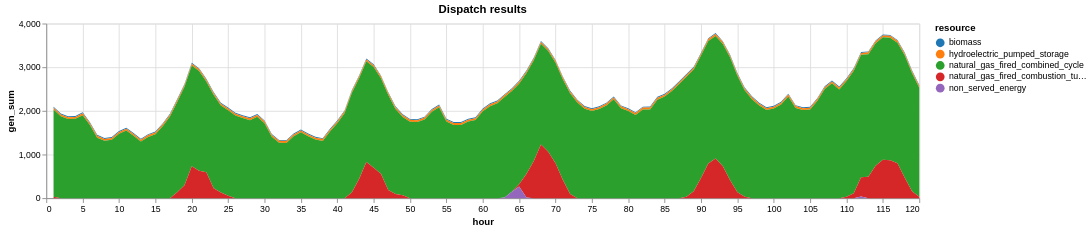

Notebook cell for this chart:
### Markdown cell above
We predict that the reserves policy would perform best because it plans to cover a 5% increase in net load, and therefore would have the least amount of non-served energy. We predict a deterministic policy would perform the worst, because it does not consider variation in load (therefore, performing poorly when load is slightly different/higher for the following days). A stochastic policy would perform somewhere in between the other two policies, because it has scenarios that accounts for some variation/uncertainty (+/- 5%) in the deterministic load.

### Code cell
# A simulator!

# initialize outputs
contribution_total = 0.0
policy_results = DataFrame(day=Int[], predicted_cost = Float64[], actual_cost_total = Float64[], actual_cost_nse = Float64[])
dispatch_results=DataFrame(resource=String[],hour=Int64[],gen_sum=Float64[])

# re-define dynamic state variable in case we run this multiple times
state_variable_dynamic = Dict(
    "net_load_previous_day" => net_load_for_simulation[1:24,:]
    ) ;

for day in 1:5

    println("Day is $day")

    net_load_previous_day = state_variable_dynamic["net_load_previous_day"]
    
    load_scenarios_for_reserves_UC = hcat(net_load_previous_day.demand,net_load_previous_day.demand*0.95,net_load_previous_day.demand*1.05)

    reserves_UC_solution = unit_commitment_reserves(
        state_variable_static["gen_df"],
        net_load_previous_day,
        0.01,
        state_variable_static["nse_cost"],
        0.05
        );    

    # decision variable = set of commitment decisions
    x_G_t = reserves_UC_solution.commit

    # we also record the start cost, which we know in advance because our commitment schedule is now known.
    start_cost = reserves_UC_solution.start_cost

    #### ...... 24 hours later ...... ####

    # Initialize dict for exogenous information. This will consist of both the actual net load, and the dispatch results.
    W_tplus1 = Dict()

    # Let's get the net load that actually occurred. This is part of our exogenous information.
    time_current_day = (day*24+1):((day+1)*24)
    net_load_actual = copy(net_load_for_simulation[in.(net_load_for_simulation.hour,Ref(time_current_day)),:])
    net_load_actual.hour = 1:24
    W_tplus1["net_load_actual"] = net_load_actual

    # Now we run economic dispatch on this actual net load to see how our commitment decisions performed. We add the actual energy and NSE cost to our exogenous information.

    economic_dispatch_solution = economic_dispatch(
        state_variable_static["gen_df"],
        net_load_actual,
        0.01,
        x_G_t,
        state_variable_static["nse_cost"]
        );

    W_tplus1["energy_cost_actual"] = economic_dispatch_solution.energy_cost
    W_tplus1["nse_cost_actual"] = economic_dispatch_solution.nse_cost

    # We also record the dispatch so we can see what happened.
    sol_gen = combine(groupby(innerjoin(economic_dispatch_solution.gen, state_variable_static["gen_df"][!, [:r_id, :resource]], on = :r_id),[:resource, :hour]), :gen => sum)
    append!(sol_gen, DataFrame(resource = repeat(["non_served_energy"]; outer=24), hour = 1:24,gen_sum = economic_dispatch_solution.nse))
    sol_gen.hour .= sol_gen.hour .+ 24*(day-1)
    dispatch_results=vcat(dispatch_results,sol_gen)

    # Now we run our transition function, which in this case is very simple: updating the previous day's net load for our next decision.
    state_variable_dynamic["net_load_previous_day"] = net_load_actual

    # Finally we record our "contributions", which are the start costs (which we knew in advance), the actual energy costs, and the actual nse costs.
    contribution_total += start_cost + W_tplus1["energy_cost_actual"] + W_tplus1["nse_cost_actual"]

    # We also record our relevant results to our policy results dataframe
    new_row = (
        day=day,
        predicted_cost=reserves_UC_solution.cost,
        actual_cost_total=start_cost + W_tplus1["energy_cost_actual"] + W_tplus1["nse_cost_actual"],
        actual_cost_nse=W_tplus1["nse_cost_actual"]
        )
        
    push!(policy_results,new_row)

end

# Now we plot the results of our policy
p1=plot(policy_results.day,policy_results.predicted_cost,label="Predicted cost",xlabel="Day",ylabel="Cost (\$)",title="Policy results: Reserves UC",legend = :outerright,size = (800, 300))
plot!(p1,policy_results.day,policy_results.actual_cost_total,label="Actual cost")
plot!(p1,policy_results.day,policy_results.actual_cost_nse,label="NSE cost (subset of actual cost)")
display(p1)

plot2=dispatch_results |>
@vlplot(:area, 
    x=:hour, y={:gen_sum, stack=:zero}, 
    color={"resource:n", scale={scheme="category10"}},width=1000,title="Dispatch results")
display(plot2)

### Figure 1 — Vega specification as saved in the notebook (floating-point values rounded to 4 significant figures; data arrays with more than 128 entries replaced by an {"elided": "..."} marker saying what was removed)
{"$schema": "https://vega.github.io/schema/vega/v5.json", "axes": [{"aria": false, "domain": false, "grid": true, "gridScale": "y", "labels": false, "maxExtent": 0, "minExtent": 0, "orient": "bottom", "scale": "x", "tickCount": {"signal": "ceil(width/40)"}, "ticks": false, "zindex": 0}, {"aria": false, "domain": false, "grid": true, "gridScale": "x", "labels": false, "maxExtent": 0, "minExtent": 0, "orient": "left", "scale": "y", "tickCount": {"signal": "ceil(height/40)"}, "ticks": false, "zindex": 0}, {"grid": false, "labelFlush": true, "labelOverlap": true, "orient": "bottom", "scale": "x", "tickCount": {"signal": "ceil(width/40)"}, "title": "hour", "zindex": 0}, {"grid": false, "labelOverlap": true, "orient": "left", "scale": "y", "tickCount": {"signal": "ceil(height/40)"}, "title": "gen_sum", "zindex": 0}], "background": "white", "data": [{"name": "source_0", "values": {"elided": "600 records"}}, {"name": "data_0", "source": "source_0", "transform": [{"as": "hour", "expr": "toNumber(datum[\"hour\"])", "type": "formula"}, {"field": "gen_sum", "groupby": ["resource"], "key": "hour", "method": "value", "type": "impute", "value": 0}, {"as": ["gen_sum_start", "gen_sum_end"], "field": "gen_sum", "groupby": ["hour"], "offset": "zero", "sort": {"field": ["resource"], "order": ["descending"]}, "type": "stack"}]}], "height": 200, "legends": [{"fill": "color", "symbolType": "circle", "title": "resource"}], "marks": [{"encode": {"update": {"height": {"field": {"group": "height"}}, "width": {"field": {"group": "width"}}}}, "from": {"facet": {"data": "data_0", "groupby": ["resource"], "name": "faceted_path_main"}}, "marks": [{"encode": {"update": {"defined": {"signal": "isValid(datum[\"hour\"]) && isFinite(+datum[\"hour\"]) && isValid(datum[\"gen_sum\"]) && isFinite(+datum[\"gen_sum\"])"}, "description": {"signal": "\"hour: \" + (format(datum[\"hour\"], \"\")) + \"; gen_sum: \" + (format(datum[\"gen_sum\"], \"\")) + \"; resource: \" + (isValid(datum[\"resource\"]) ? datum[\"resource\"] : \"\"+datum[\"resource\"])"}, "fill": {"field": "resource", "scale": "color"}, "orient": {"value": "vertical"}, "x": {"field": "hour", "scale": "x"}, "y": {"field": "gen_sum_end", "scale": "y"}, "y2": {"field": "gen_sum_start", "scale": "y"}}}, "from": {"data": "faceted_path_main"}, "name": "marks", "sort": {"field": "datum[\"hour\"]"}, "style": ["area"], "type": "area"}], "name": "pathgroup", "type": "group"}], "padding": 5, "scales": [{"domain": {"data": "data_0", "field": "hour"}, "name": "x", "nice": true, "range": [0, {"signal": "width"}], "type": "linear", "zero": false}, {"domain": {"data": "data_0", "fields": ["gen_sum_start", "gen_sum_end"]}, "name": "y", "nice": true, "range": [{"signal": "height"}, 0], "type": "linear", "zero": true}, {"domain": {"data": "data_0", "field": "resource", "sort": true}, "name": "color", "range": {"scheme": "category10"}, "type": "ordinal"}], "style": "cell", "title": {"frame": "group", "text": "Dispatch results"}, "width": 1000}
